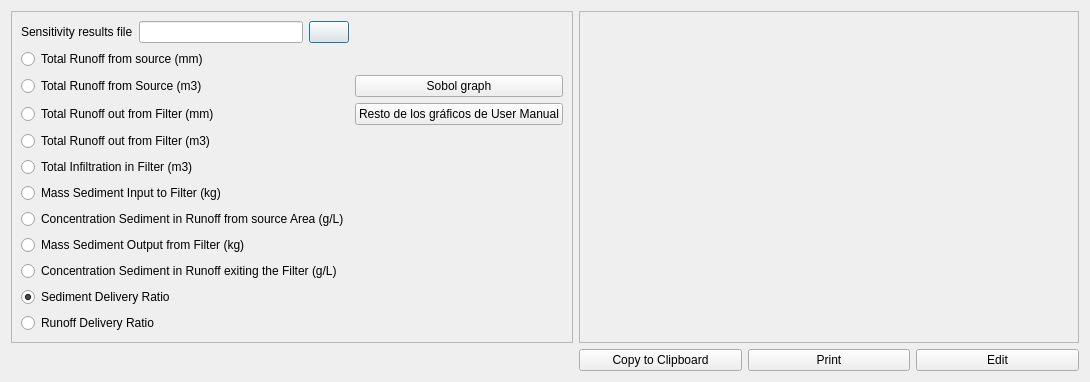
<?xml version="1.0" encoding="UTF-8"?>
<ui version="4.0">
 <class>Dialog</class>
 <widget class="QDialog" name="Dialog">
  <property name="geometry">
   <rect>
    <x>0</x>
    <y>0</y>
    <width>1032</width>
    <height>373</height>
   </rect>
  </property>
  <property name="windowTitle">
   <string>Dialog</string>
  </property>
  <layout class="QGridLayout" name="gridLayout">
   <item row="0" column="0">
    <widget class="QFrame" name="frame">
     <property name="frameShape">
      <enum>QFrame::StyledPanel</enum>
     </property>
     <property name="frameShadow">
      <enum>QFrame::Raised</enum>
     </property>
     <layout class="QGridLayout" name="gridLayout_3">
      <item row="7" column="0">
       <widget class="QRadioButton" name="concentration_sediment">
        <property name="text">
         <string>Concentration Sediment in Runoff from source Area (g/L)</string>
        </property>
       </widget>
      </item>
      <item row="2" column="0">
       <widget class="QRadioButton" name="runoff_source_m3">
        <property name="text">
         <string>Total Runoff from Source (m3)</string>
        </property>
       </widget>
      </item>
      <item row="10" column="0">
       <widget class="QRadioButton" name="sediment_delivery">
        <property name="text">
         <string>Sediment Delivery Ratio</string>
        </property>
        <property name="checked">
         <bool>true</bool>
        </property>
       </widget>
      </item>
      <item row="9" column="0">
       <widget class="QRadioButton" name="sediment_runoff_exit">
        <property name="text">
         <string>Concentration Sediment in Runoff exiting the Filter (g/L)</string>
        </property>
       </widget>
      </item>
      <item row="6" column="0">
       <widget class="QRadioButton" name="sediment_input">
        <property name="text">
         <string>Mass Sediment Input to Filter (kg)</string>
        </property>
       </widget>
      </item>
      <item row="8" column="0">
       <widget class="QRadioButton" name="sediment_output">
        <property name="text">
         <string>Mass Sediment Output from Filter (kg)</string>
        </property>
       </widget>
      </item>
      <item row="11" column="0">
       <widget class="QRadioButton" name="runoff_delivery">
        <property name="text">
         <string>Runoff Delivery Ratio</string>
        </property>
       </widget>
      </item>
      <item row="4" column="0">
       <widget class="QRadioButton" name="runoff_filter_m3">
        <property name="text">
         <string>Total Runoff out from Filter (m3)</string>
        </property>
       </widget>
      </item>
      <item row="3" column="0">
       <widget class="QRadioButton" name="runoff_filter_mm">
        <property name="text">
         <string>Total Runoff out from Filter (mm)</string>
        </property>
       </widget>
      </item>
      <item row="5" column="0">
       <widget class="QRadioButton" name="infiltration_filter_m3">
        <property name="text">
         <string>Total Infiltration in Filter (m3)</string>
        </property>
       </widget>
      </item>
      <item row="0" column="0">
       <layout class="QHBoxLayout" name="horizontalLayout_4">
        <item>
         <widget class="QLabel" name="label_3">
          <property name="text">
           <string>Sensitivity results file</string>
          </property>
         </widget>
        </item>
        <item>
         <widget class="QLineEdit" name="csv_results"/>
        </item>
        <item>
         <widget class="QPushButton" name="browse">
          <property name="text">
           <string/>
          </property>
         </widget>
        </item>
       </layout>
      </item>
      <item row="1" column="0">
       <widget class="QRadioButton" name="runoff_source_mm">
        <property name="text">
         <string>Total Runoff from source (mm)</string>
        </property>
       </widget>
      </item>
      <item row="2" column="1">
       <widget class="QPushButton" name="pushButton_8">
        <property name="text">
         <string>Sobol graph</string>
        </property>
       </widget>
      </item>
      <item row="3" column="1">
       <widget class="QPushButton" name="pushButton_9">
        <property name="text">
         <string>Resto de los gráficos de User Manual</string>
        </property>
       </widget>
      </item>
     </layout>
    </widget>
   </item>
   <item row="0" column="1">
    <widget class="QFrame" name="frame_2">
     <property name="minimumSize">
      <size>
       <width>500</width>
       <height>0</height>
      </size>
     </property>
     <property name="frameShape">
      <enum>QFrame::StyledPanel</enum>
     </property>
     <property name="frameShadow">
      <enum>QFrame::Raised</enum>
     </property>
    </widget>
   </item>
   <item row="1" column="1">
    <layout class="QHBoxLayout" name="horizontalLayout_2">
     <item>
      <widget class="QPushButton" name="pushButton_2">
       <property name="text">
        <string>Copy to Clipboard</string>
       </property>
      </widget>
     </item>
     <item>
      <widget class="QPushButton" name="pushButton">
       <property name="text">
        <string>Print</string>
       </property>
      </widget>
     </item>
     <item>
      <widget class="QPushButton" name="pushButton_4">
       <property name="text">
        <string>Edit</string>
       </property>
      </widget>
     </item>
    </layout>
   </item>
  </layout>
 </widget>
 <resources/>
 <connections/>
</ui>
